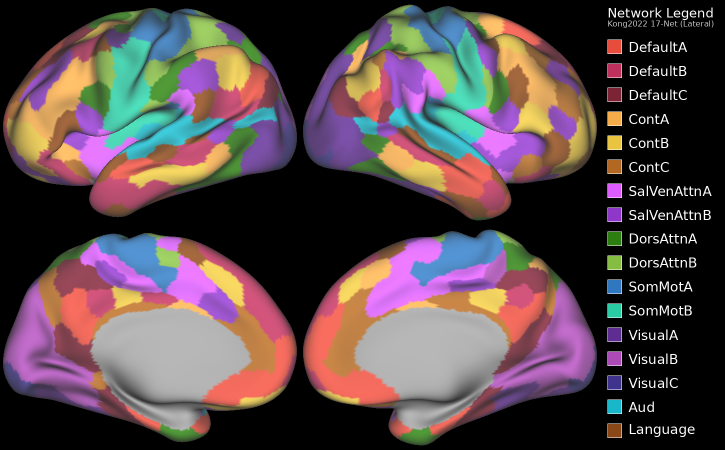
#> input picture kong2022_standard_lateral.png, 1450 x 900 px (shown at 1/2 size)
$ python -i summarize_outputs.py   (imports and definitions only)
#> lines starting #> are read from the running program, lines starting #| are printed output that depends on the picture; after the words box and inside, x2 and y2 are one past the last pixel; in counts of white or black regions, pixels touching at a corner belong together
#> in split_native_hemi_panels, img is the input picture: PIL image 1450x900 RGB; mean R, G, B 86.6, 70.1, 73.2
#!/usr/bin/env python3
from __future__ import annotations

import argparse
import json
import re
import shutil
from datetime import datetime, timezone
from pathlib import Path

import matplotlib.pyplot as plt
import numpy as np
from PIL import Image, ImageDraw, ImageFont
from matplotlib import font_manager
from matplotlib.patches import Rectangle

from run_subject import EVAL_K, REPO_ROOT, is_soft_branch, render_locked_grid_png, save_combined_label_assets


NETWORK_SHORT = {
    "Auditory": "AUD",
    "Control": "FPCN",
    "CinguloOpercular/Action-mode": "CO/Act",
    "Default": "DMN",
    "Default_Anterolateral": "Def-AL",
    "Default_Dorsolateral": "Def-DL",
    "Default_Parietal": "Def-Par",
    "Default_Retrosplenial": "Def-Rsp",
    "DorsalAttention": "DAN",
    "Frontoparietal": "FPN",
    "Language": "LN",
    "Limbic": "LIM",
    "MedialParietal": "MedPar",
    "Premotor/DorsalAttentionII": "Prem/DAN2",
    "Salience": "Sal",
    "SomatoCognitiveAction": "SCA",
    "Somatomotor_Face": "SM-Face",
    "Somatomotor_Foot": "SM-Foot",
    "Somatomotor_Hand": "SM-Hand",
    "Somatomotor": "SMN",
    "TemporalParietal": "TPN",
    "VentralAttention": "VAN",
    "Visual": "VN",
    "Visual_Dorsal/VentralStream": "Vis-DV",
    "Visual_Lateral": "Vis-Lat",
    "Visual_V1": "V1",
    "Visual_V5": "V5",
}

SMOOTH_LABEL = {
    "2mm": "2mm",
    "4mm": "4mm",
}

HEMIS = ["L", "R"]
SMOOTHS = ["2mm", "4mm"]
PLOT_SPEC = {
    "canvas_w": 5200,
    "margin": 80,
    "gutter": 28,
    "section_gap": 42,
    "title_h": 64,
    "panel_title_h": 66,
    "title_font": 48,
    "panel_title_font": 36,
    "metric_font": 22,
    "tick_font": 18,
    "figure_dpi": 300,
}
CURVE_PLOT_SPEC = {
    "metric_font": 15,
    "tick_font": 11,
    "suptitle_font": 18,
    "dpi": 220,
}
RENDER_SHORTLIST = [2, 3, 4, 5, 6]
SMOOTH_COLORS = {"2mm": "#f58518", "4mm": "#54a24b"}
SOFT_DIAG_COLORS = {
    ("2mm", "mean_probabilities"): "#4c78a8",
    ("2mm", "mean_regularized_probabilities"): "#f58518",
    ("4mm", "mean_probabilities"): "#72b7b2",
    ("4mm", "mean_regularized_probabilities"): "#e45756",
}


def load_json(path: Path) -> dict:
    return json.loads(path.read_text(encoding="utf-8"))


# [49 lines left out: functions infer_density, write_summary_stage_manifest, copy_key_images, not called in this run]


def trim_black(img: Image.Image, threshold: int = 8) -> Image.Image:
    arr = np.asarray(img)
    mask = np.any(arr > threshold, axis=2)
    if not np.any(mask):
        return img
    ys, xs = np.where(mask)
    box = (int(xs.min()), int(ys.min()), int(xs.max()) + 1, int(ys.max()) + 1)
    return img.crop(box)


def foreground_mask(image: Image.Image, threshold: int = 15) -> np.ndarray:
#> called with threshold = 15
    arr = np.asarray(image.convert("RGB"))
    return arr.sum(axis=2) > threshold
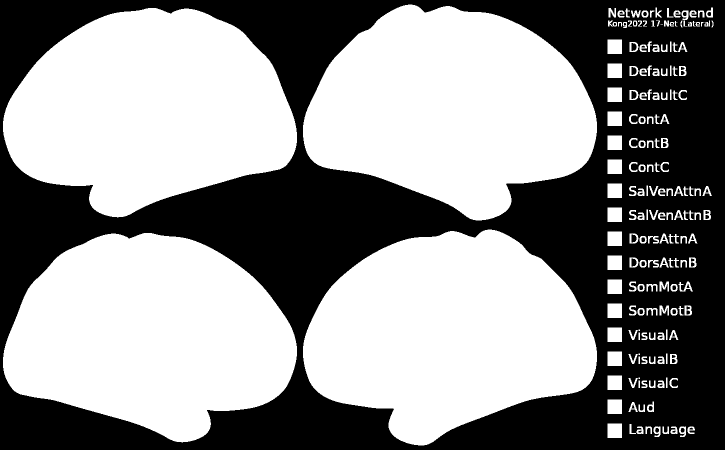
#> returned value: shape (900, 1450) bool (shown at 1/2 size); 56.5% white; 70 black regions (19 under 20 px), largest, box (x1, y1, x2, y2) and area: (0, 0, 1450, 900) 565139, (1263, 86, 1273, 102) 132, (1263, 134, 1273, 150) 132


def find_runs(flags: np.ndarray) -> list[tuple[int, int]]:
    runs: list[tuple[int, int]] = []
    start: int | None = None
    for idx, value in enumerate(flags.tolist()):
        if value and start is None:
            start = idx
        elif not value and start is not None:
            runs.append((start, idx))
            start = None
#> this loop made 1450 passes
#> value on passes 1 to 12: False, False, False, False, False, False, True, True, True, True, True, True
#> after the loop, runs = [(6, 594), (606, 1194), (1215, 1427)]
    if start is not None:
        runs.append((start, len(flags)))
    return runs


def split_native_hemi_panels(path: Path) -> dict[str, Image.Image]:
    img = Image.open(path).convert("RGB")
    mask = foreground_mask(img)
    col_runs = find_runs(mask.any(axis=0))
#> col_runs = [(6, 594), (606, 1194), (1215, 1427)]
    if len(col_runs) < 2:
        raise RuntimeError(f"Could not detect bilateral foreground runs in native render: {path}")
    selected_runs = sorted(col_runs, key=lambda item: item[1] - item[0], reverse=True)[:2]
#> selected_runs = [(6, 594), (606, 1194)]
    selected_runs = sorted(selected_runs, key=lambda item: item[0])
    panels: dict[str, Image.Image] = {}
    for hemi, (x0, x1) in zip(HEMIS, selected_runs, strict=True):
        crop = img.crop((x0, 0, x1, img.height))
        panels[hemi] = trim_black(crop)
#> this loop made 2 passes
#> (hemi, x0, x1, box in trim_black) on passes 1 to 2: ('L', 6, 594, (0, 16, 588, 885)), ('R', 606, 1194, (0, 9, 588, 891))
#> pass 1, in split_native_hemi_panels, `crop = img.crop((x0, 0, x1, img.height))`:
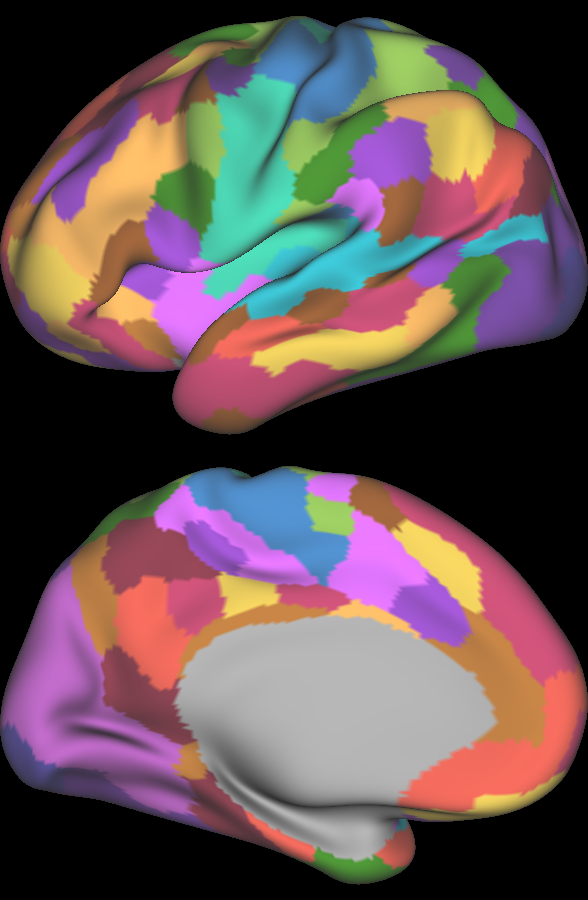
#> crop: PIL image 588x900 RGB; mean R, G, B 100.7, 81.9, 84.4
#> pass 1, in trim_black, `mask = np.any(arr > threshold, axis=2)`:
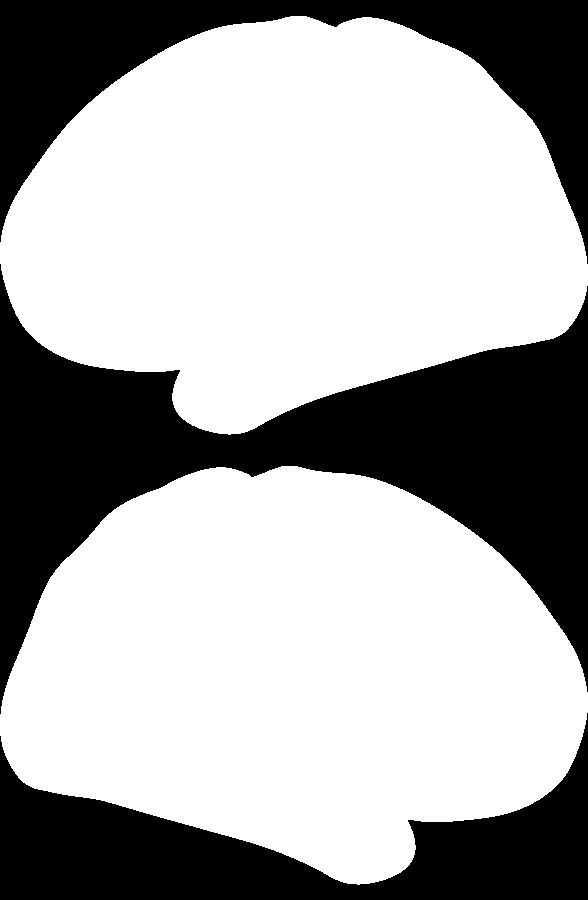
#> mask: shape (900, 588) bool; 66.4% white; 3 black regions, box (x1, y1, x2, y2) and area: (0, 264, 588, 714) 88798, (0, 713, 588, 900) 44961, (0, 0, 588, 264) 43839
#> pass 2, in split_native_hemi_panels, `crop = img.crop((x0, 0, x1, img.height))`:
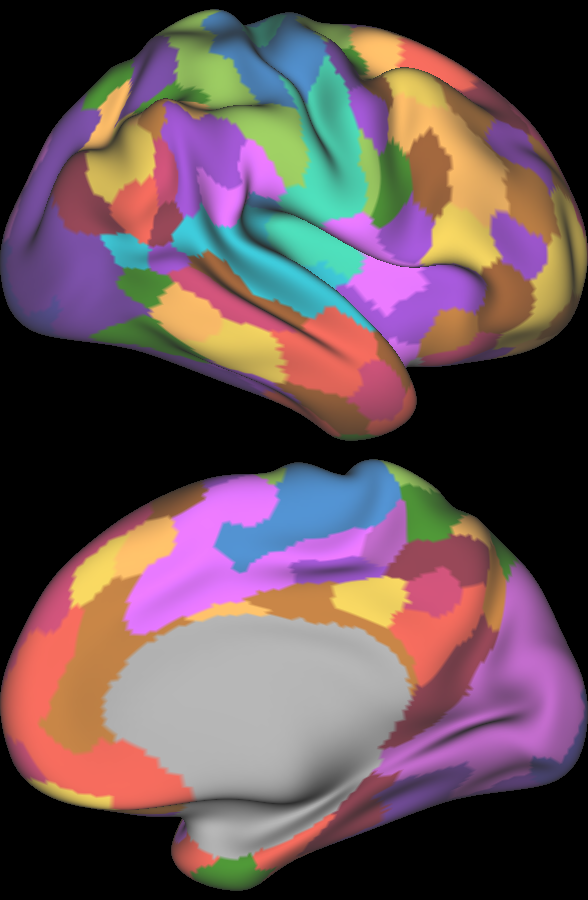
#> crop: PIL image 588x900 RGB; mean R, G, B 102.3, 81.1, 86.2
#> pass 2, in trim_black (call 2), `mask = np.any(arr > threshold, axis=2)`:
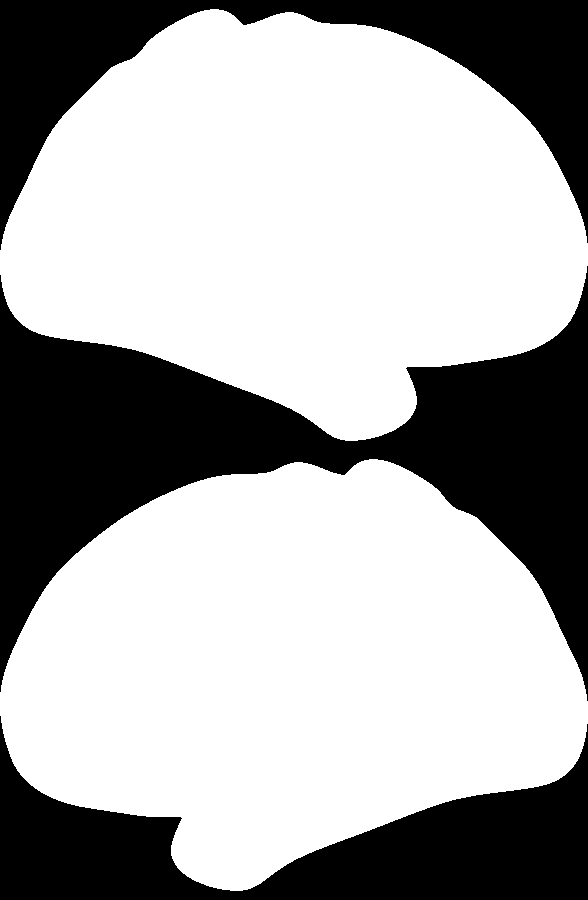
#> mask: shape (900, 588) bool; 66.6% white; 3 black regions, box (x1, y1, x2, y2) and area: (0, 266, 588, 701) 88275, (0, 716, 588, 900) 46537, (0, 0, 588, 250) 41737
#> after the loop, panels = 2 items
    return panels


# [76 lines left out: functions load_font, fit_image, fit_image_obj, paste_center, draw_centered_titles, not called in this run]


METRIC_SPECS = [
    ("instability_mean", "Instability (1-ARI)", "lower better"),
    ("instability_se", "Instability SE", "lower better"),
    ("null_corrected_score", "ARI", "higher better"),
    ("homogeneity", "Homogeneity", "higher better"),
    ("silhouette", "Silhouette", "higher better"),
    ("min_cluster_size_fraction", "Min Cluster Fraction", "higher better"),
    ("connected_component_count", "Connected Components", "lower better"),
    ("within_1se_best", "Within 1-SE", "1 is candidate"),
]


# [103 lines left out: functions plot_curves, plot_soft_diagnostics, create_curve_figure, heatmap_text_color, not called in this run]


def is_soft_branch(branch_slug: str) -> bool:
    return branch_slug in {"network-prob-soft", "network-prob-soft-nonneg"}


def is_wta_branch(branch_slug: str) -> bool:
    return branch_slug == "network-wta"


# [448 lines left out: functions is_spectral_branch, shorten_cluster_name, create_probability_figure, load_cluster_name_map, render_cache_is_valid, render_shortlist_panels and 2 more, not called in this run]


# [2 lines not run here, left out]

>>> result = split_native_hemi_panels('../../../kong2022_standard_lateral.png')
#> result = 2 items
